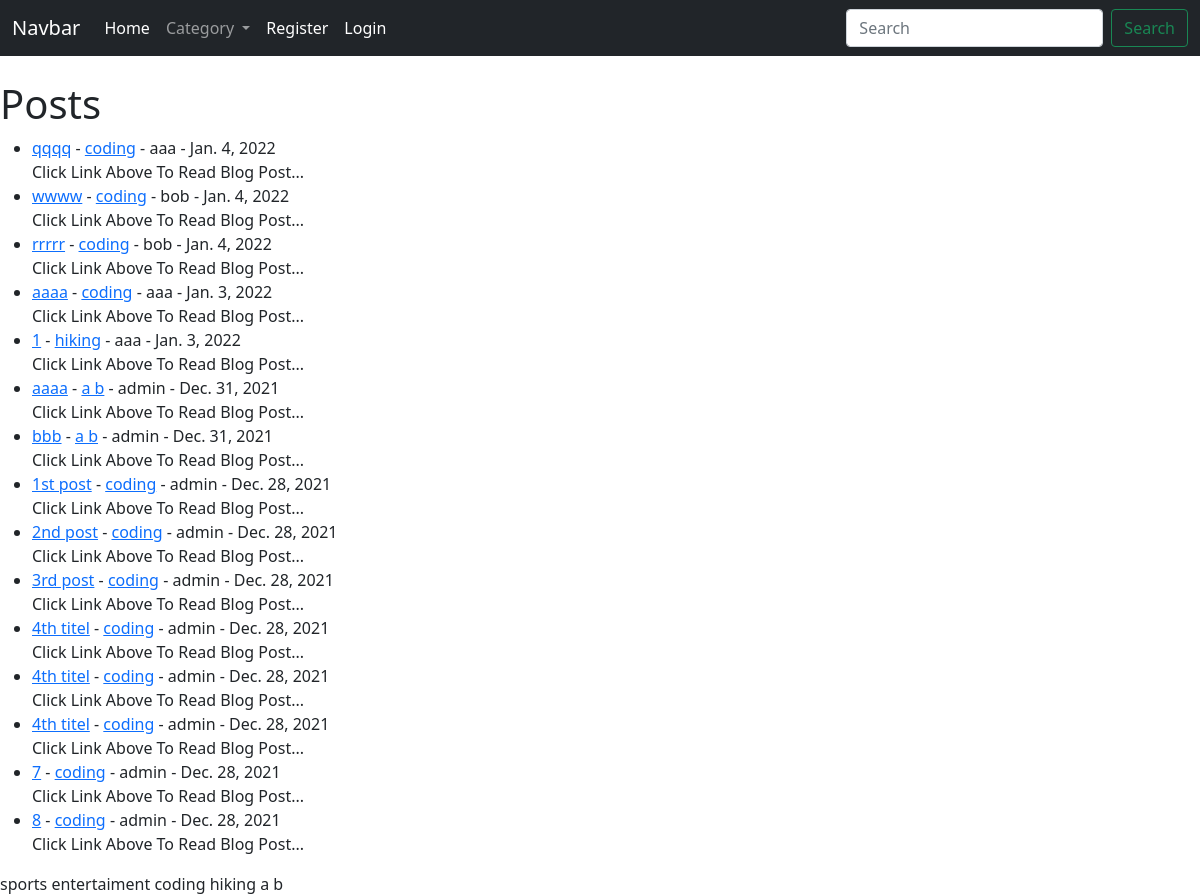
The app's page /, older data.
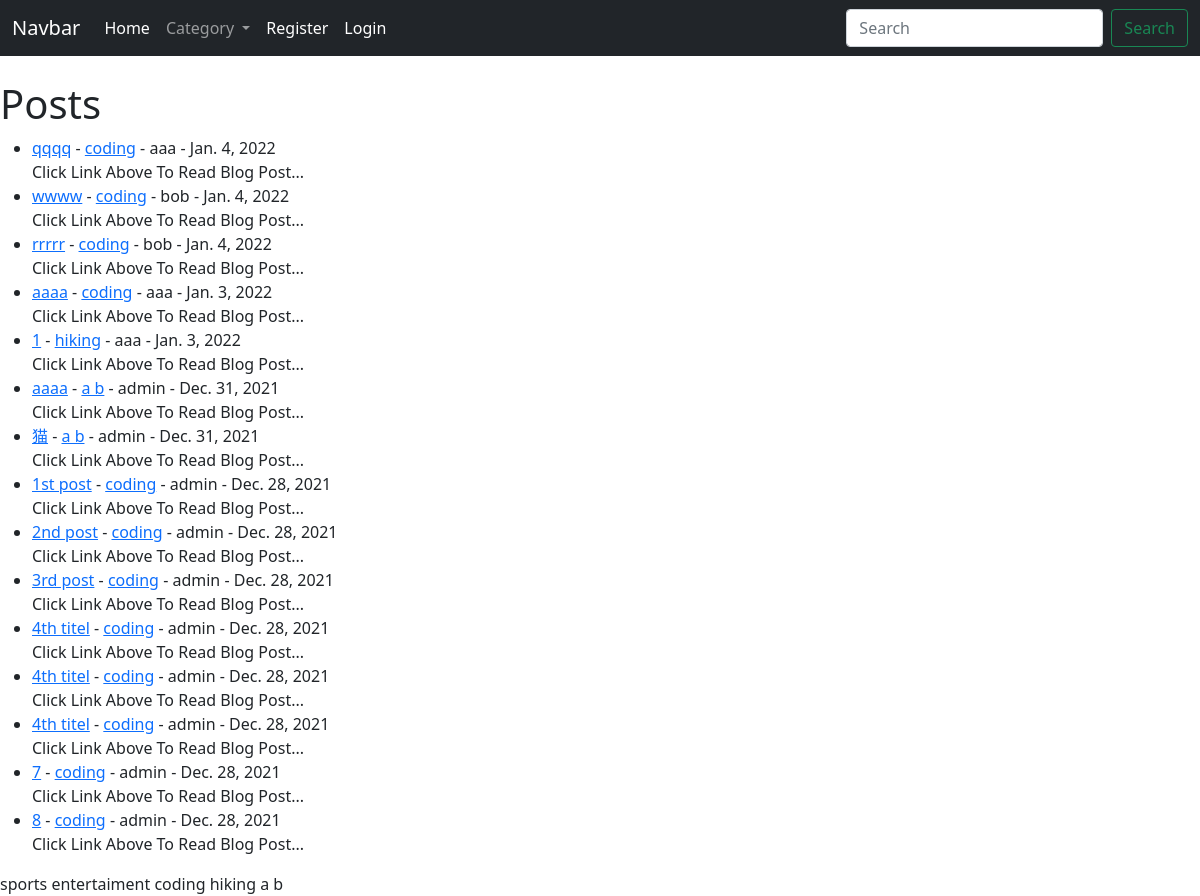
The same page, newer data.
### theblog/models.py (models this page shows, shortened)
class Post(models.Model):
    title = models.CharField(max_length=255)
    title_tag = models.CharField(max_length=255, default="My Freakin' Awesome Blog!")
    author = models.ForeignKey(User, on_delete=models.CASCADE)
    body = RichTextField(blank=True, null=True)
    post_date = models.DateField(auto_now_add=True)
    category = models.CharField(max_length=255, default='coding')
    snippet = models.CharField(max_length=255, default='Click Link Above To Read Blog Post...')
    likes = models.ManyToManyField(User, related_name='blog_posts')

### theblog/views.py (the view)
# urls.py: path('', HomeView.as_view(), name="home"),
class HomeView(ListView):
    model = Post
    template_name = 'home.html'
    ordering = ['-post_date']
    def get_context_data(self, *args, **kwargs):
        cat_menu = Category.objects.all()
        context = super(HomeView, self).get_context_data(*args, **kwargs)
        context["cat_menu"] = cat_menu
        print(context["cat_menu"])
        return context

### theblog/models.py (called while the page is built)
    def __str__(self):
        return self.name

### theblog/templates/home.html (shortened to what this page needs)
{% extends 'base.html' %}
{% block content %}
<h1>Posts</h1>
<ul>
{% for post in object_list %}
    <li>
    <a href="{% url 'article-detail' post.pk %}">{{ post.title }}</a> -
    <a href="{% url 'category' post.category %}">{{ post.category }}</a> -
    {{ post.author }} - {{ post.post_date }}
    <br>
    {{ post.snippet }}
    </li>
{% endfor %}
</ul>
{% for cat in cat_menu %}
{{ cat }}
{% endfor %}
{% endblock %}

Row changes from the older to the newer data that the page shows:
changed Post (number 7 of 15 on the later page): title "bbb" → "猫"
